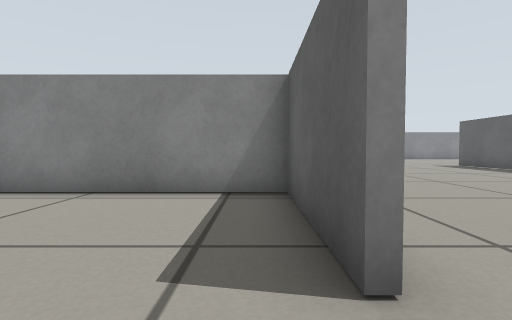
[1] (above)

16 first-person views from a walk through a Gazebo world. The camera is 0.08 m above the floor, tilts 2° down and sees 80° across. The floor is counted in squares, 0.1 m on a side. Each view is taken from the middle of a square. On the plan, view 1 faces up. The plan holds only what a view shows up to about 11 squares ahead; the rest is blank.

[2]
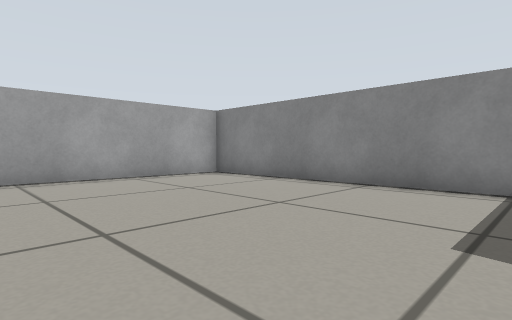

[3]
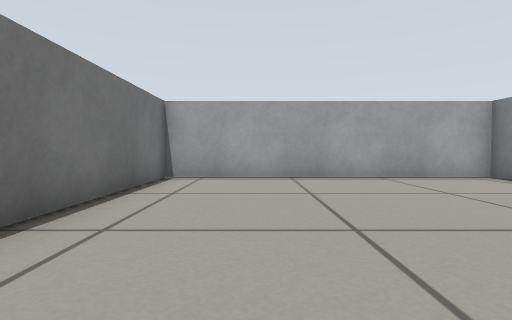

[4]
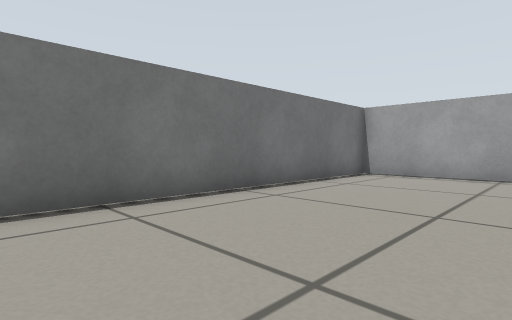

[5]
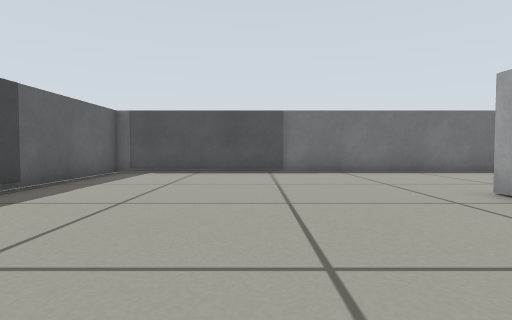

[6]
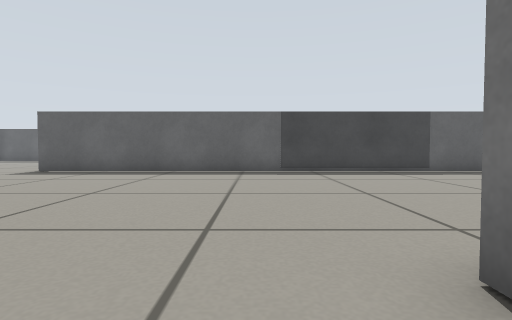

[7]
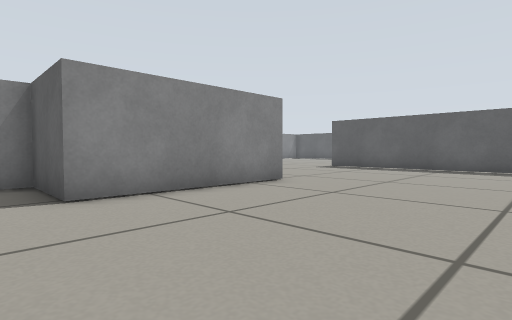

[8]
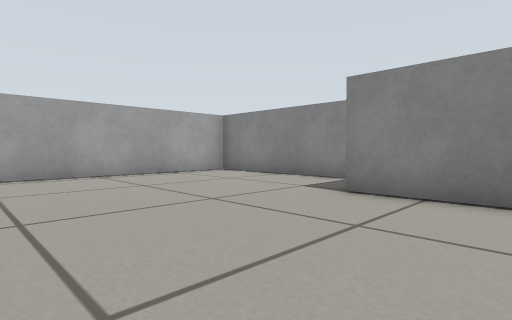

[9]
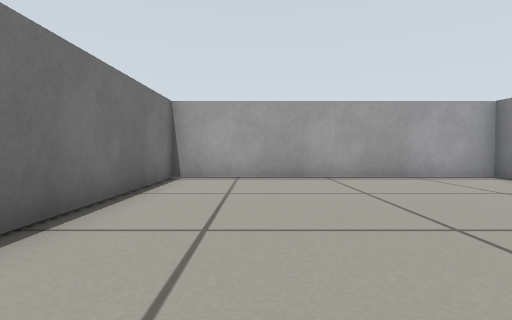

[10]
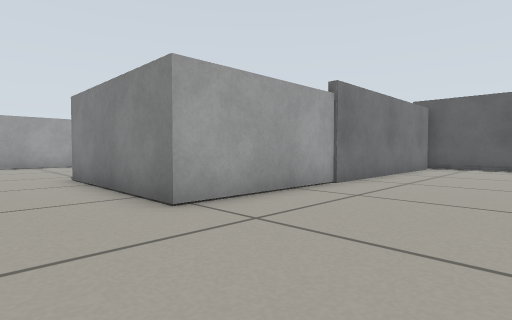

[11]
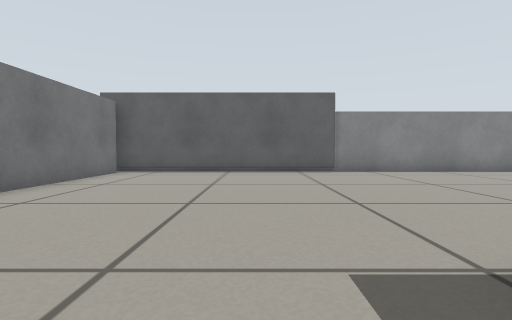

[12]
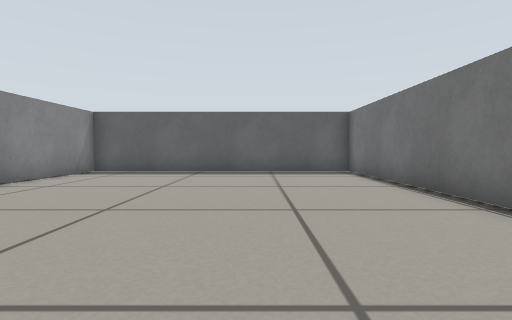

[13]
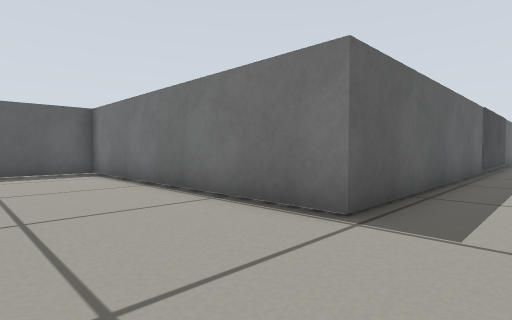

[14]
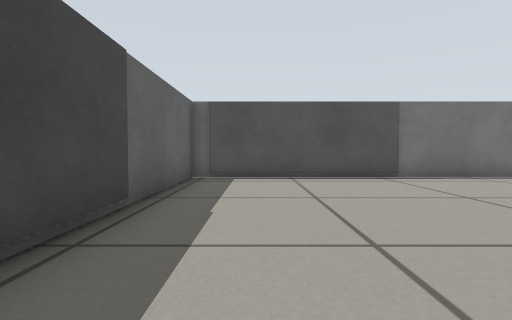

[15]
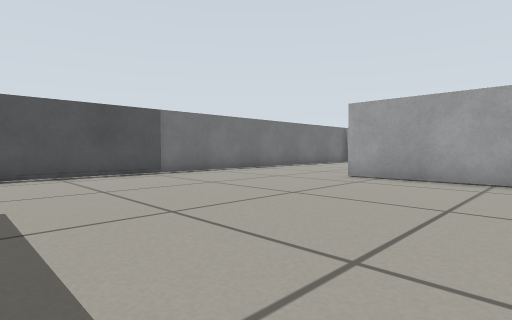

[16]
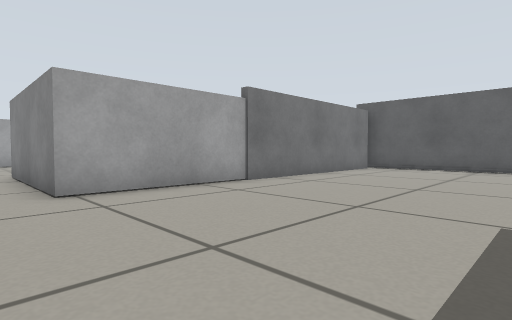

### Floor plan
Points are (right, up) in squares from view 1. A wall is a line through its corners. A room is listed if a view was taken in it or the views show most of it. See-through windows are left out.
Room 1 (views 1, 2, 3)
walls: (0.6, 1.5) (0.6, 5.5) (-8.5, 5.5); (-8.4, 5.9) (-8.4, -3.5) (0.5, -3.5)
ways out: opening at (1, -1) to room 2
Room 2 (views 4, 5, 6, 7, 8, 9, 10, 11, 12, 13, 14, 15, 16)
walls: (0.8, 5.4) (0.8, 1.5); (3.2, 23.4) (3.2, 12.2) (-1.8, 12.2) (-1.8, 14.6) (-8.4, 14.6) (-8.4, 5.9); (-8.5, 5.7) (-2.6, 5.7); (0.5, -3.5) (9.7, -3.5) (9.7, 14.7) (18.9, 14.7) (18.9, 23.8) (3, 23.8)
ways out: opening at (1, -1) to room 1

Positions as (right, up) in squares from view 1, and headings:
1: (0, 0), facing up
2: (0, -1), facing up-left
3: (0, -1), facing left
4: (1, 1), facing down-left
5: (5, 7), facing down
6: (-1, 7), facing right
7: (-3, 7), facing up-right
8: (1, 7), facing up-left
9: (0, 8), facing left
10: (7, 10), facing up-left
11: (8, 13), facing up
12: (8, 18), facing right
13: (8, 18), facing down-right
14: (8, 5), facing down
15: (9, 6), facing down-left
16: (9, 11), facing up-left
